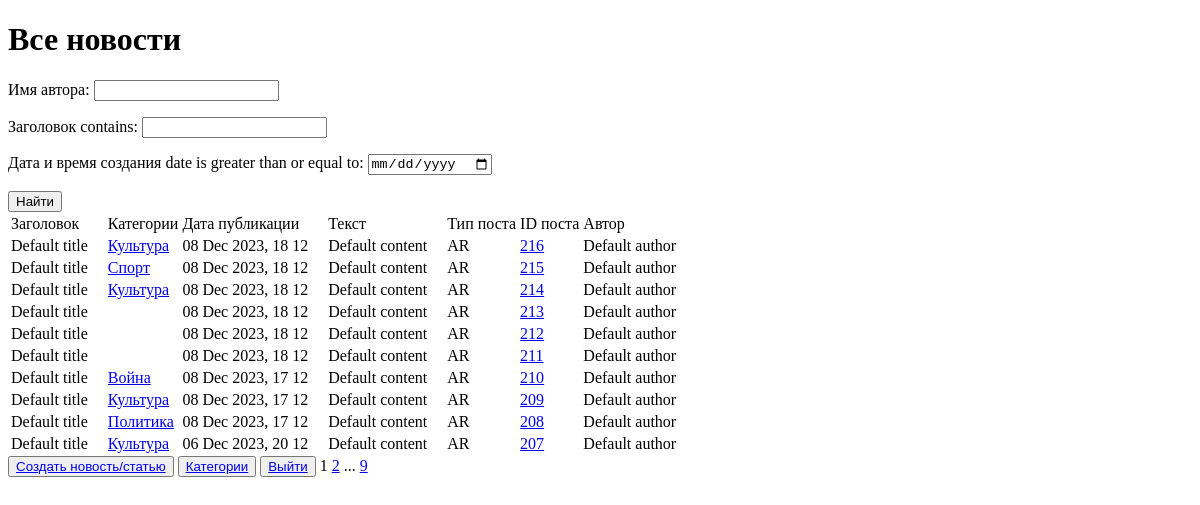
The page /news/ (signed in) on the database as committed earlier.
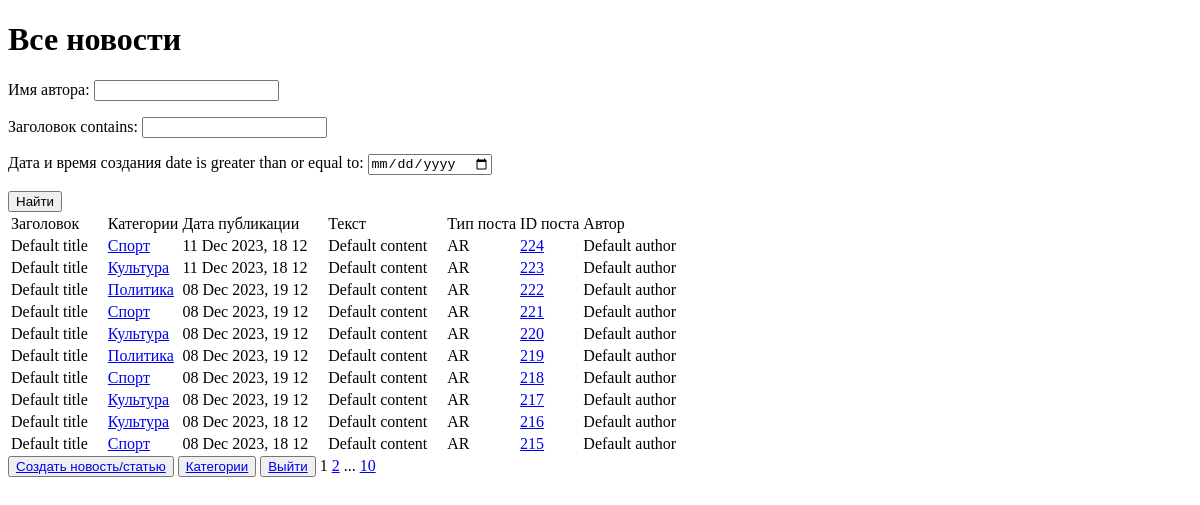
The same page on the database as committed later.
### news/models.py (models this page shows, shortened)
class Post(models.Model):
    news = 'NE'
    article = 'AR'
    POST_TYPES = [
        (news, 'Новость'),
        (article, 'Статья')
    ]
    author = models.CharField(max_length=255, default='Default author', verbose_name='имя автора')
    post_type = models.CharField(max_length=2, choices=POST_TYPES, default=article, verbose_name='Вид поста')
    date_create = models.DateTimeField(auto_now_add=True, verbose_name='дата и время создания')
    date_update = models.DateTimeField(auto_now=True, verbose_name='дата и время изменения')
    categories = models.ManyToManyField(Category, verbose_name='Категории')
    title = models.CharField(max_length=255, default='Default title', verbose_name='заголовок')
    content = models.TextField(default='Default content', verbose_name='текст')

class Category(models.Model):
    name = models.CharField(unique = True, max_length=255, verbose_name='Категории' )
    subscribers = models.ManyToManyField(User, blank=True, null=True, related_name='Подписчики')
    def __str__(self):
        return self.name

### news/views.py (the view, shortened to what this page needs)
# urls.py: path('news/', NewsList.as_view(), name = 'news'),
class NewsList(LoginRequiredMixin, ListView):
    model = Post
    template_name = 'flatpages/news.html'
    queryset = Post.objects.order_by('-date_create')
    context_object_name = 'news'
    paginate_by = 10
    def get_queryset(self):
        queryset = super().get_queryset()
        self.filterset = PostFilter(self.request.GET, queryset)
        return self.filterset.qs
    def get_context_data(self, **kwargs):
        context = super().get_context_data(**kwargs)
        context['filterset'] = self.filterset
        return context

### news/templatetags/custom_filters.py (called while the page is built)
@register.filter()
def censor(text):
    spl_text = text.split()
    explicitwords = ['дВижения',
                     'ТраСсе',
                     'производственных',
                     'Однако',
                     'детонациЮ']
    for ex_word in explicitwords:
        ex_word = ex_word.title()
        for word in spl_text:
            word1 = word[0].upper() + word[1:]
            if word1 == ex_word:
                text = text.replace(word, word[0] + '*' * (len(word) - 1))
    """Removes all values of arg from the given string"""
    return text

### news/templatetags/custom_tags.py (called while the page is built)
@register.simple_tag(takes_context=True)
def url_replace(context, **kwargs):
   d = context['request'].GET.copy()
   for k, v in kwargs.items():
       d[k] = v
   return d.urlencode()

### templates/flatpages/news.html (shortened to what this page needs)
{% extends 'flatpages/default.html' %}
{% load custom_filters %}
{% load custom_tags %}
{% block content %}
    <h1>Все новости</h1>
    <form action="" method="get">
    {{ filterset.form.as_p }}
    <input type="submit" value="Найти"/>
    </form>
    {% if news %}
       <table>
           <tr>
               <td>Заголовок</td>
               <td>Категории</td>
               <td>Дата публикации</td>
               <td>Текст</td>
               <td>Тип поста</td>
               <td>ID поста </td>
               <td>Автор</td>
           </tr>
           {% for new in news %}
           <tr>
               <td>{{ new.title|censor }}&emsp;</td>
               <td>
                   {% for category in new.categories.all %}
                       <a href="{% url 'category_list' category.id %}">{{category}}</a>
                   {% endfor %}
               </td>
               <td>{{ new.date_create|date:'d M Y, H m'|censor}}&emsp;</td>
               <td>{{ new.content|truncatechars:20|censor }}&emsp;</td>
               <td>{{ new.post_type }}&emsp;</td>
               <td>
                   <a href="{% url 'news_detail' new.id  %}">{{new.id}}</a>
               </td>
               <td>{{ new.author }}&emsp;</td>
           </tr>
           {% endfor %}
       </table>
    {% else %}
       <h2>Новостей нет!</h2>
    {% endif %}
    <button> <a href="{% url 'news_create' %}"> Создать новость/статью </a> </button>
    <button> <a href="{% url 'category_name' %}"> Категории </a></button>
    <button> <a href="/"> Выйти </a></button>
   {{ page_obj.number }}
   {% if page_obj.has_next %}
       <a href="?{% url_replace page=page_obj.next_page_number %}">{{ page_obj.next_page_number }}</a>
       {% if paginator.num_pages != page_obj.next_page_number %}
           ...
           <a href="?{% url_replace page=page_obj.paginator.num_pages %}">{{ page_obj.paginator.num_pages }}</a>
       {% endif %}
   {% endif %}
{% endblock content %}

Rows that differ between the two databases and show on the page:
no longer on this page (row unchanged): Post: title|censor "Default title", date_create|censor "08 Dec 2023, 18 12", content|censor "Default content", post_type "AR", id "214", author "Default author", Category (name "Культура")
no longer on this page (row unchanged): Post: title|censor "Default title", date_create|censor "08 Dec 2023, 18 12", content|censor "Default content", post_type "AR", id "213", author "Default author"
no longer on this page (row unchanged): Post: title|censor "Default title", date_create|censor "08 Dec 2023, 18 12", content|censor "Default content", post_type "AR", id "212", author "Default author"
no longer on this page (row unchanged): Post: title|censor "Default title", date_create|censor "08 Dec 2023, 18 12", content|censor "Default content", post_type "AR", id "211", author "Default author"
no longer on this page (row unchanged): Post: title|censor "Default title", date_create|censor "08 Dec 2023, 17 12", content|censor "Default content", post_type "AR", id "210", author "Default author"
no longer on this page (row unchanged): Category: name "Война", shown under "Default title"
no longer on this page (row unchanged): Post: title|censor "Default title", date_create|censor "08 Dec 2023, 17 12", content|censor "Default content", post_type "AR", id "209", author "Default author", Category (name "Культура")
no longer on this page (row unchanged): Post: title|censor "Default title", date_create|censor "08 Dec 2023, 17 12", content|censor "Default content", post_type "AR", id "208", author "Default author", Category (name "Политика")
no longer on this page (row unchanged): Post: title|censor "Default title", date_create|censor "06 Dec 2023, 20 12", content|censor "Default content", post_type "AR", id "207", author "Default author", Category (name "Культура")
added Post: title|censor "Default title", date_create|censor "11 Dec 2023, 18 12", content|censor "Default content", post_type "AR", id "224", author "Default author", Category (name "Спорт")
added Post: title|censor "Default title", date_create|censor "11 Dec 2023, 18 12", content|censor "Default content", post_type "AR", id "223", author "Default author", Category (name "Культура")
added Post: title|censor "Default title", date_create|censor "08 Dec 2023, 19 12", content|censor "Default content", post_type "AR", id "222", author "Default author", Category (name "Политика")
added Post: title|censor "Default title", date_create|censor "08 Dec 2023, 19 12", content|censor "Default content", post_type "AR", id "221", author "Default author", Category (name "Спорт")
added Post: title|censor "Default title", date_create|censor "08 Dec 2023, 19 12", content|censor "Default content", post_type "AR", id "220", author "Default author", Category (name "Культура")
added Post: title|censor "Default title", date_create|censor "08 Dec 2023, 19 12", content|censor "Default content", post_type "AR", id "219", author "Default author", Category (name "Политика")
added Post: title|censor "Default title", date_create|censor "08 Dec 2023, 19 12", content|censor "Default content", post_type "AR", id "218", author "Default author", Category (name "Спорт")
added Post: title|censor "Default title", date_create|censor "08 Dec 2023, 19 12", content|censor "Default content", post_type "AR", id "217", author "Default author", Category (name "Культура")
Other text that changed with them:
{{ page_obj.paginator.num_pages }}: "9" → "10"
